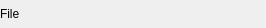
<?xml version="1.0" encoding="UTF-8"?>
<ui version="4.0">
 <class>EnvironmentModelWidget</class>
 <widget class="QWidget" name="EnvironmentModelWidget">
  <property name="geometry">
   <rect>
    <x>0</x>
    <y>0</y>
    <width>266</width>
    <height>28</height>
   </rect>
  </property>
  <property name="windowTitle">
   <string>Form</string>
  </property>
  <property name="locale">
   <locale language="English" country="UnitedStates"/>
  </property>
  <layout class="QVBoxLayout" name="verticalLayout">
   <property name="leftMargin">
    <number>0</number>
   </property>
   <property name="topMargin">
    <number>0</number>
   </property>
   <property name="rightMargin">
    <number>0</number>
   </property>
   <property name="bottomMargin">
    <number>0</number>
   </property>
   <item>
    <layout class="QHBoxLayout" name="filenameLayout">
     <item>
      <widget class="QLabel" name="filenameLabel">
       <property name="sizePolicy">
        <sizepolicy hsizetype="Preferred" vsizetype="Preferred">
         <horstretch>1</horstretch>
         <verstretch>0</verstretch>
        </sizepolicy>
       </property>
       <property name="text">
        <string>File</string>
       </property>
      </widget>
     </item>
    </layout>
   </item>
  </layout>
 </widget>
 <resources/>
 <connections/>
</ui>
